Frame 1 (no input): blank canvas, image omitted
Frame 60 (the mouse pressed at the canvas centre just before this capture): blank canvas, image omitted
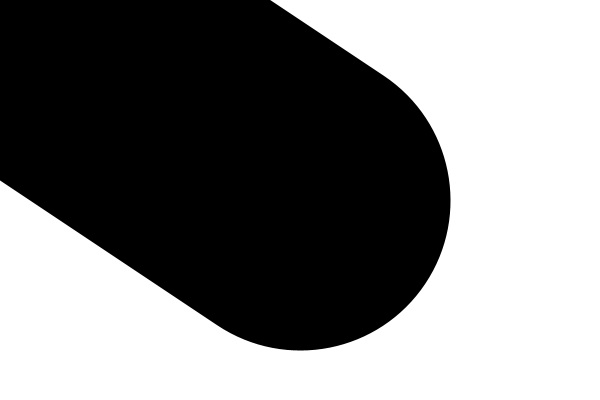
Frame 120 (the mouse held since frame 60 and released just before this capture)

The Processing sketch whose frames 1 and 60 were blank and that drew this single picture after the mouse press (run headless with seeded random() and noise(); from frame 60 on, the mouse is pressed at the canvas centre):

// Processing sketch: processing_33415
// ── processing_33415.pde

void setup(){
  size(600,400);
  background(255);
  smooth();
  frameRate(10);
  
  fill(255,0,0);
}

void draw(){
  //noStroke();
  //fill(255,0,0);
  //if(mousePressed){
    //rect(mouseX,mouseY,pmouseX,pmouseY);
  //}
  
  strokeWeight(abs(mouseX-pmouseX));
  line(mouseX,mouseY,pmouseX,pmouseY);
  
  
}

void mousePressed(){
  //choppy squares
  //rect(mouseX,mouseY,30,30);
  fill(0);
}

void mouseReleased(){
  fill(100);
}

//mouse is clicked and moving
void mouseDragged(){
  //background(255);
}

//mouse is not clicked and moving
void mouseMoved(){
  //background(0,0,255);
}

void keyPressed(){
  if(key=='k' || key=='K'){
    background(200);
  }
  
  if(key=='b' || key == 'n'){
    background(255,0,0);
  }
}

void keyReleased(){
  //it is standard to position interactive
  //features when key or mouse is RELEASED
}

                
                
